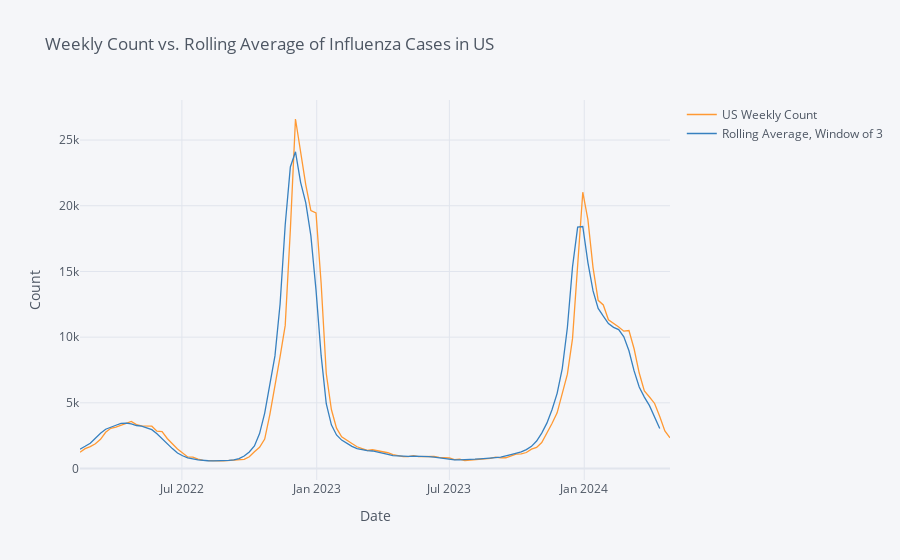

The notebook cell saved with this chart:
### Code cell
US_rollingav_df.iplot(xTitle = "Date", yTitle = "Count", title = "Weekly Count vs. Rolling Average of Influenza Cases in US")
